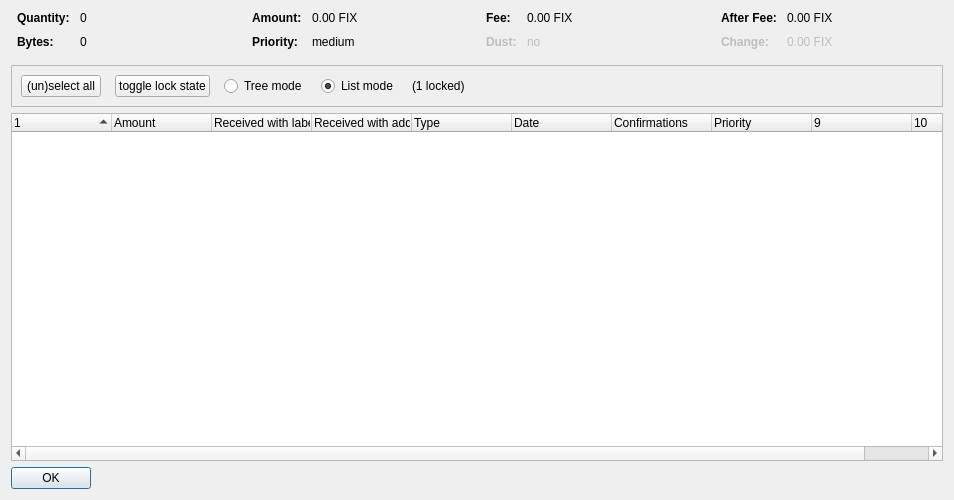
<?xml version="1.0" encoding="UTF-8"?>
<ui version="4.0">
 <class>CoinControlDialog</class>
 <widget class="QDialog" name="CoinControlDialog">
  <property name="geometry">
   <rect>
    <x>0</x>
    <y>0</y>
    <width>954</width>
    <height>500</height>
   </rect>
  </property>
  <property name="windowTitle">
   <string>Coin Selection</string>
  </property>
  <layout class="QVBoxLayout" name="verticalLayout">
   <item>
    <layout class="QHBoxLayout" name="horizontalLayoutTop" stretch="0,0,0,0">
     <property name="topMargin">
      <number>0</number>
     </property>
     <property name="bottomMargin">
      <number>10</number>
     </property>
     <item>
      <layout class="QFormLayout" name="formLayoutCoinControl1">
       <property name="horizontalSpacing">
        <number>10</number>
       </property>
       <property name="verticalSpacing">
        <number>10</number>
       </property>
       <property name="leftMargin">
        <number>6</number>
       </property>
       <property name="rightMargin">
        <number>6</number>
       </property>
       <item row="0" column="0">
        <widget class="QLabel" name="labelCoinControlQuantityText">
         <property name="font">
          <font>
           <weight>75</weight>
           <bold>true</bold>
          </font>
         </property>
         <property name="text">
          <string>Quantity:</string>
         </property>
        </widget>
       </item>
       <item row="0" column="1">
        <widget class="QLabel" name="labelCoinControlQuantity">
         <property name="cursor">
          <cursorShape>IBeamCursor</cursorShape>
         </property>
         <property name="contextMenuPolicy">
          <enum>Qt::ActionsContextMenu</enum>
         </property>
         <property name="text">
          <string notr="true">0</string>
         </property>
         <property name="textInteractionFlags">
          <set>Qt::LinksAccessibleByMouse|Qt::TextSelectableByKeyboard|Qt::TextSelectableByMouse</set>
         </property>
        </widget>
       </item>
       <item row="1" column="0">
        <widget class="QLabel" name="labelCoinControlBytesText">
         <property name="font">
          <font>
           <weight>75</weight>
           <bold>true</bold>
          </font>
         </property>
         <property name="text">
          <string>Bytes:</string>
         </property>
        </widget>
       </item>
       <item row="1" column="1">
        <widget class="QLabel" name="labelCoinControlBytes">
         <property name="cursor">
          <cursorShape>IBeamCursor</cursorShape>
         </property>
         <property name="contextMenuPolicy">
          <enum>Qt::ActionsContextMenu</enum>
         </property>
         <property name="text">
          <string notr="true">0</string>
         </property>
         <property name="textInteractionFlags">
          <set>Qt::LinksAccessibleByMouse|Qt::TextSelectableByKeyboard|Qt::TextSelectableByMouse</set>
         </property>
        </widget>
       </item>
      </layout>
     </item>
     <item>
      <layout class="QFormLayout" name="formLayoutCoinControl2">
       <property name="horizontalSpacing">
        <number>10</number>
       </property>
       <property name="verticalSpacing">
        <number>10</number>
       </property>
       <property name="leftMargin">
        <number>6</number>
       </property>
       <property name="rightMargin">
        <number>6</number>
       </property>
       <item row="0" column="0">
        <widget class="QLabel" name="labelCoinControlAmountText">
         <property name="font">
          <font>
           <weight>75</weight>
           <bold>true</bold>
          </font>
         </property>
         <property name="text">
          <string>Amount:</string>
         </property>
        </widget>
       </item>
       <item row="0" column="1">
        <widget class="QLabel" name="labelCoinControlAmount">
         <property name="cursor">
          <cursorShape>IBeamCursor</cursorShape>
         </property>
         <property name="contextMenuPolicy">
          <enum>Qt::ActionsContextMenu</enum>
         </property>
         <property name="text">
          <string notr="true">0.00 FIX</string>
         </property>
         <property name="textInteractionFlags">
          <set>Qt::LinksAccessibleByMouse|Qt::TextSelectableByKeyboard|Qt::TextSelectableByMouse</set>
         </property>
        </widget>
       </item>
       <item row="1" column="0">
        <widget class="QLabel" name="labelCoinControlPriorityText">
         <property name="font">
          <font>
           <weight>75</weight>
           <bold>true</bold>
          </font>
         </property>
         <property name="text">
          <string>Priority:</string>
         </property>
        </widget>
       </item>
       <item row="1" column="1">
        <widget class="QLabel" name="labelCoinControlPriority">
         <property name="cursor">
          <cursorShape>IBeamCursor</cursorShape>
         </property>
         <property name="contextMenuPolicy">
          <enum>Qt::ActionsContextMenu</enum>
         </property>
         <property name="text">
          <string>medium</string>
         </property>
         <property name="textInteractionFlags">
          <set>Qt::LinksAccessibleByMouse|Qt::TextSelectableByKeyboard|Qt::TextSelectableByMouse</set>
         </property>
        </widget>
       </item>
      </layout>
     </item>
     <item>
      <layout class="QFormLayout" name="formLayoutCoinControl3">
       <property name="horizontalSpacing">
        <number>10</number>
       </property>
       <property name="verticalSpacing">
        <number>10</number>
       </property>
       <property name="leftMargin">
        <number>6</number>
       </property>
       <property name="rightMargin">
        <number>6</number>
       </property>
       <item row="0" column="0">
        <widget class="QLabel" name="labelCoinControlFeeText">
         <property name="font">
          <font>
           <weight>75</weight>
           <bold>true</bold>
          </font>
         </property>
         <property name="text">
          <string>Fee:</string>
         </property>
        </widget>
       </item>
       <item row="0" column="1">
        <widget class="QLabel" name="labelCoinControlFee">
         <property name="cursor">
          <cursorShape>IBeamCursor</cursorShape>
         </property>
         <property name="contextMenuPolicy">
          <enum>Qt::ActionsContextMenu</enum>
         </property>
         <property name="text">
          <string notr="true">0.00 FIX</string>
         </property>
         <property name="textInteractionFlags">
          <set>Qt::LinksAccessibleByMouse|Qt::TextSelectableByKeyboard|Qt::TextSelectableByMouse</set>
         </property>
        </widget>
       </item>
       <item row="1" column="0">
        <widget class="QLabel" name="labelCoinControlLowOutputText">
         <property name="enabled">
          <bool>false</bool>
         </property>
         <property name="font">
          <font>
           <weight>75</weight>
           <bold>true</bold>
          </font>
         </property>
         <property name="text">
          <string>Dust:</string>
         </property>
        </widget>
       </item>
       <item row="1" column="1">
        <widget class="QLabel" name="labelCoinControlLowOutput">
         <property name="enabled">
          <bool>false</bool>
         </property>
         <property name="cursor">
          <cursorShape>IBeamCursor</cursorShape>
         </property>
         <property name="contextMenuPolicy">
          <enum>Qt::ActionsContextMenu</enum>
         </property>
         <property name="text">
          <string>no</string>
         </property>
         <property name="textInteractionFlags">
          <set>Qt::LinksAccessibleByMouse|Qt::TextSelectableByKeyboard|Qt::TextSelectableByMouse</set>
         </property>
        </widget>
       </item>
      </layout>
     </item>
     <item>
      <layout class="QFormLayout" name="formLayoutCoinControl4">
       <property name="horizontalSpacing">
        <number>10</number>
       </property>
       <property name="verticalSpacing">
        <number>10</number>
       </property>
       <property name="leftMargin">
        <number>6</number>
       </property>
       <property name="rightMargin">
        <number>6</number>
       </property>
       <item row="0" column="0">
        <widget class="QLabel" name="labelCoinControlAfterFeeText">
         <property name="font">
          <font>
           <weight>75</weight>
           <bold>true</bold>
          </font>
         </property>
         <property name="text">
          <string>After Fee:</string>
         </property>
        </widget>
       </item>
       <item row="0" column="1">
        <widget class="QLabel" name="labelCoinControlAfterFee">
         <property name="cursor">
          <cursorShape>IBeamCursor</cursorShape>
         </property>
         <property name="contextMenuPolicy">
          <enum>Qt::ActionsContextMenu</enum>
         </property>
         <property name="text">
          <string notr="true">0.00 FIX</string>
         </property>
         <property name="textInteractionFlags">
          <set>Qt::LinksAccessibleByMouse|Qt::TextSelectableByKeyboard|Qt::TextSelectableByMouse</set>
         </property>
        </widget>
       </item>
       <item row="1" column="0">
        <widget class="QLabel" name="labelCoinControlChangeText">
         <property name="enabled">
          <bool>false</bool>
         </property>
         <property name="font">
          <font>
           <weight>75</weight>
           <bold>true</bold>
          </font>
         </property>
         <property name="text">
          <string>Change:</string>
         </property>
        </widget>
       </item>
       <item row="1" column="1">
        <widget class="QLabel" name="labelCoinControlChange">
         <property name="enabled">
          <bool>false</bool>
         </property>
         <property name="cursor">
          <cursorShape>IBeamCursor</cursorShape>
         </property>
         <property name="contextMenuPolicy">
          <enum>Qt::ActionsContextMenu</enum>
         </property>
         <property name="text">
          <string notr="true">0.00 FIX</string>
         </property>
         <property name="textInteractionFlags">
          <set>Qt::LinksAccessibleByMouse|Qt::TextSelectableByKeyboard|Qt::TextSelectableByMouse</set>
         </property>
        </widget>
       </item>
      </layout>
     </item>
    </layout>
   </item>
   <item>
    <widget class="QFrame" name="frame">
     <property name="minimumSize">
      <size>
       <width>0</width>
       <height>40</height>
      </size>
     </property>
     <property name="frameShape">
      <enum>QFrame::StyledPanel</enum>
     </property>
     <property name="frameShadow">
      <enum>QFrame::Sunken</enum>
     </property>
     <layout class="QHBoxLayout" name="horizontalLayout">
      <item>
       <layout class="QHBoxLayout" name="horizontalLayoutPanel" stretch="0,0,0,0,0,0">
        <property name="spacing">
         <number>14</number>
        </property>
        <item>
         <widget class="QPushButton" name="pushButtonSelectAll">
          <property name="sizePolicy">
           <sizepolicy hsizetype="Maximum" vsizetype="Fixed">
            <horstretch>0</horstretch>
            <verstretch>0</verstretch>
           </sizepolicy>
          </property>
          <property name="text">
           <string>(un)select all</string>
          </property>
          <property name="autoDefault">
           <bool>false</bool>
          </property>
         </widget>
        </item>
        <item>
         <widget class="QPushButton" name="pushButtonToggleLock">
          <property name="sizePolicy">
           <sizepolicy hsizetype="Maximum" vsizetype="Fixed">
            <horstretch>0</horstretch>
            <verstretch>0</verstretch>
           </sizepolicy>
          </property>
          <property name="text">
           <string>toggle lock state</string>
          </property>
          <property name="autoDefault">
           <bool>false</bool>
          </property>
         </widget>
        </item>
        <item>
         <widget class="QRadioButton" name="radioTreeMode">
          <property name="sizePolicy">
           <sizepolicy hsizetype="Maximum" vsizetype="Fixed">
            <horstretch>0</horstretch>
            <verstretch>0</verstretch>
           </sizepolicy>
          </property>
          <property name="text">
           <string>Tree mode</string>
          </property>
         </widget>
        </item>
        <item>
         <widget class="QRadioButton" name="radioListMode">
          <property name="sizePolicy">
           <sizepolicy hsizetype="Maximum" vsizetype="Fixed">
            <horstretch>0</horstretch>
            <verstretch>0</verstretch>
           </sizepolicy>
          </property>
          <property name="text">
           <string>List mode</string>
          </property>
          <property name="checked">
           <bool>true</bool>
          </property>
         </widget>
        </item>
        <item>
         <widget class="QLabel" name="labelLocked">
          <property name="text">
           <string>(1 locked)</string>
          </property>
         </widget>
        </item>
        <item>
         <spacer name="horizontalSpacer">
          <property name="orientation">
           <enum>Qt::Horizontal</enum>
          </property>
          <property name="sizeHint" stdset="0">
           <size>
            <width>40</width>
            <height>20</height>
           </size>
          </property>
         </spacer>
        </item>
       </layout>
      </item>
     </layout>
    </widget>
   </item>
   <item>
    <widget class="CoinControlTreeWidget" name="treeWidget">
     <property name="contextMenuPolicy">
      <enum>Qt::CustomContextMenu</enum>
     </property>
     <property name="sortingEnabled">
      <bool>false</bool>
     </property>
     <property name="columnCount">
      <number>10</number>
     </property>
     <attribute name="headerShowSortIndicator" stdset="0">
      <bool>true</bool>
     </attribute>
     <attribute name="headerStretchLastSection">
      <bool>false</bool>
     </attribute>
     <column>
      <property name="text">
       <string/>
      </property>
     </column>
     <column>
      <property name="text">
       <string>Amount</string>
      </property>
     </column>
     <column>
      <property name="text">
       <string>Received with label</string>
      </property>
     </column>
     <column>
      <property name="text">
       <string>Received with address</string>
      </property>
     </column>
     <column>
      <property name="text">
       <string>Type</string>
      </property>
     </column>
     <column>
      <property name="text">
       <string>Date</string>
      </property>
     </column>
     <column>
      <property name="text">
       <string>Confirmations</string>
      </property>
      <property name="toolTip">
       <string>Confirmed</string>
      </property>
     </column>
     <column>
      <property name="text">
       <string>Priority</string>
      </property>
     </column>
     <column>
      <property name="text">
       <string/>
      </property>
     </column>
     <column>
      <property name="text">
       <string/>
      </property>
     </column>
    </widget>
   </item>
   <item>
    <widget class="QDialogButtonBox" name="buttonBox">
     <property name="sizePolicy">
      <sizepolicy hsizetype="Maximum" vsizetype="Fixed">
       <horstretch>0</horstretch>
       <verstretch>0</verstretch>
      </sizepolicy>
     </property>
     <property name="orientation">
      <enum>Qt::Horizontal</enum>
     </property>
     <property name="standardButtons">
      <set>QDialogButtonBox::Ok</set>
     </property>
    </widget>
   </item>
  </layout>
 </widget>
 <customwidgets>
  <customwidget>
   <class>CoinControlTreeWidget</class>
   <extends>QTreeWidget</extends>
   <header>qt/coincontroltreewidget.h</header>
  </customwidget>
 </customwidgets>
 <resources/>
 <connections/>
</ui>
